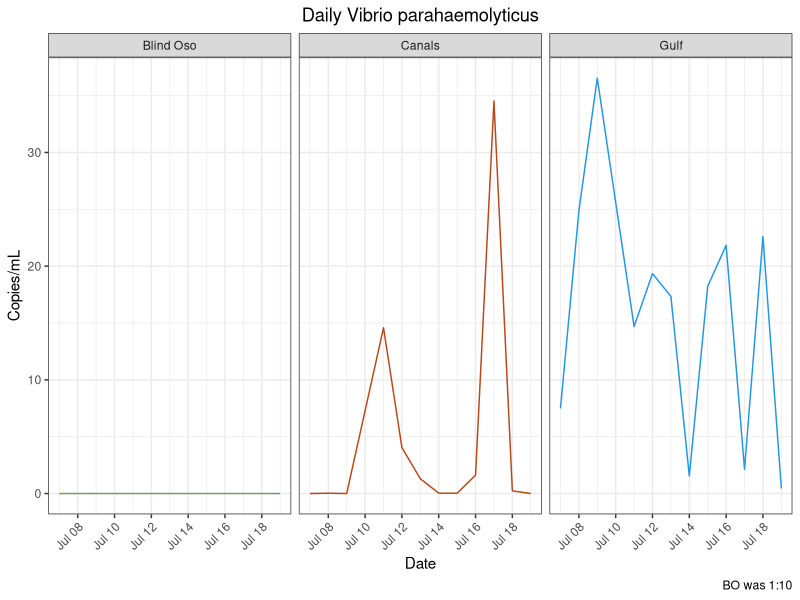
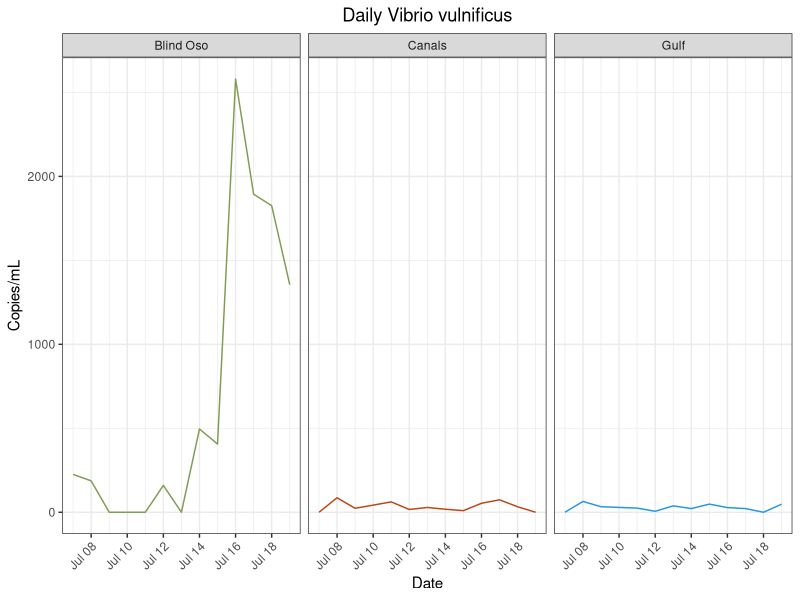
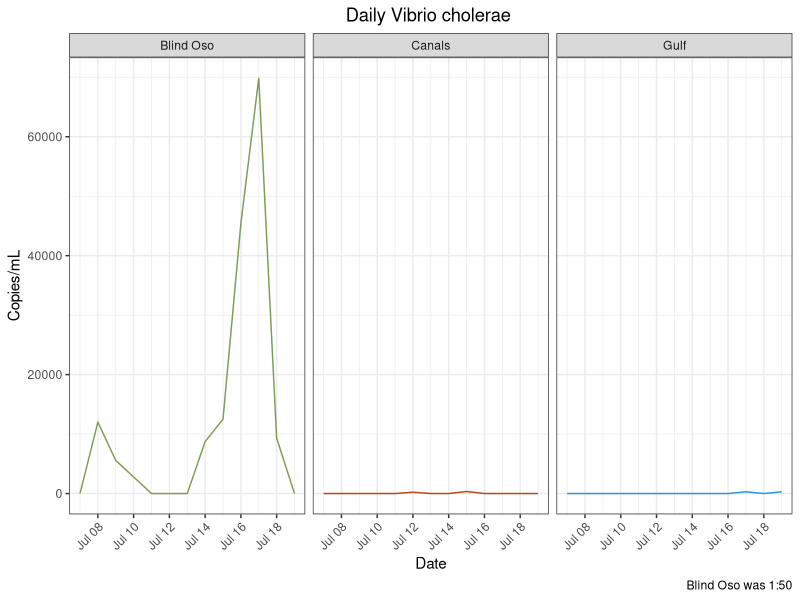
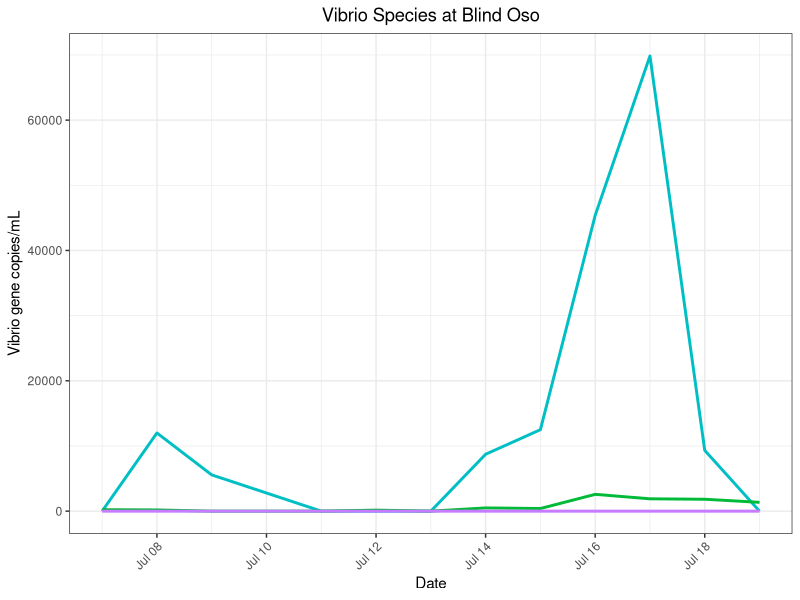
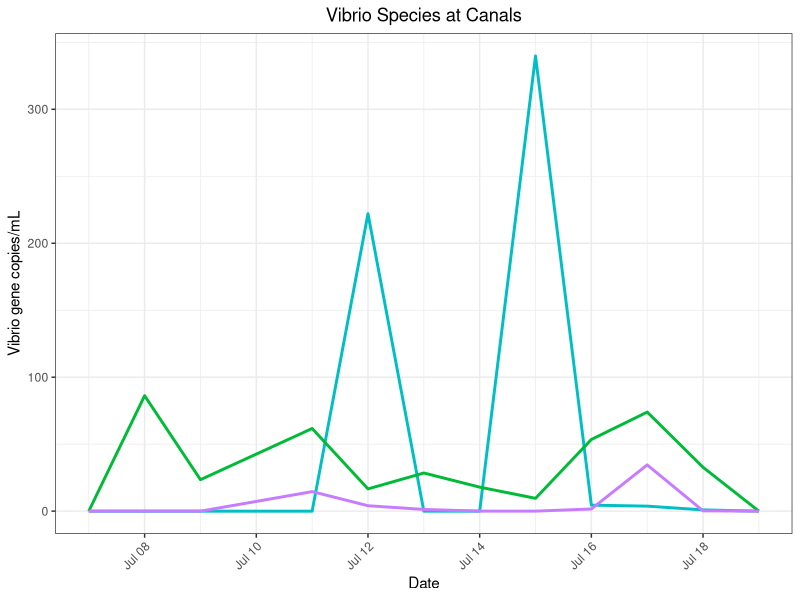
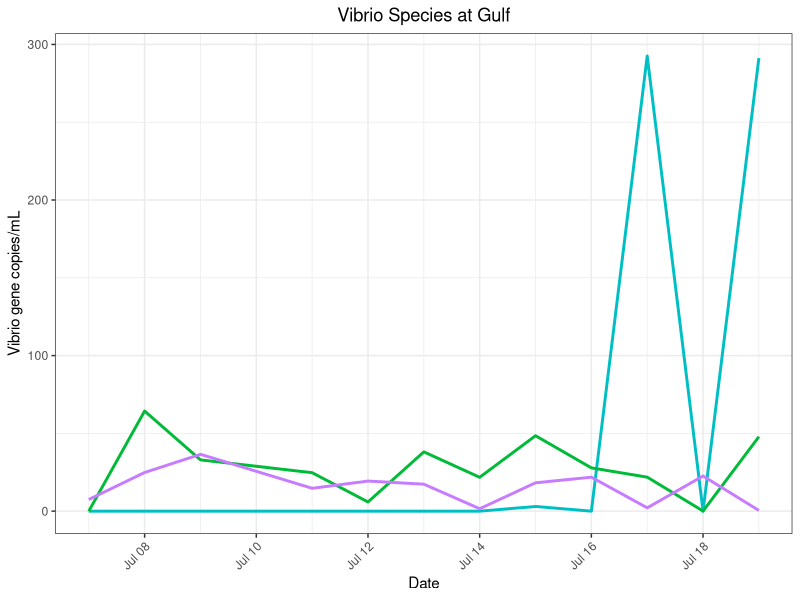
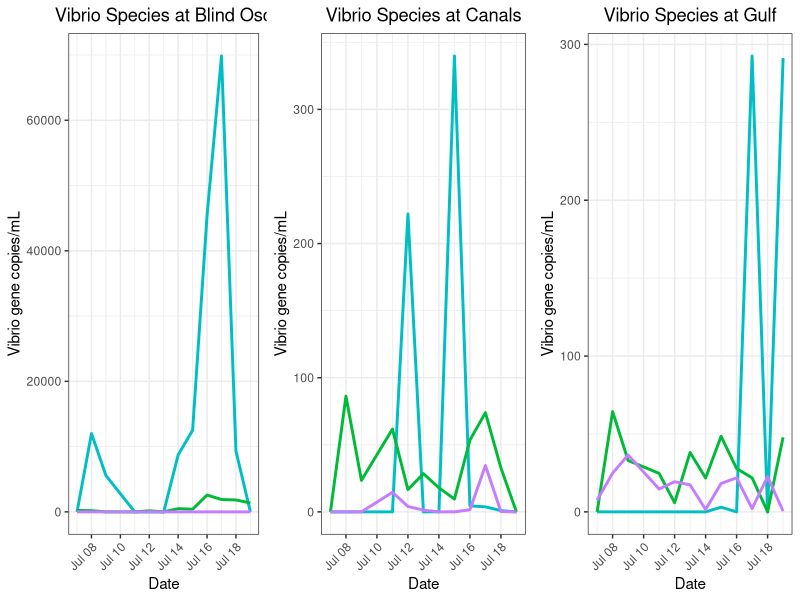
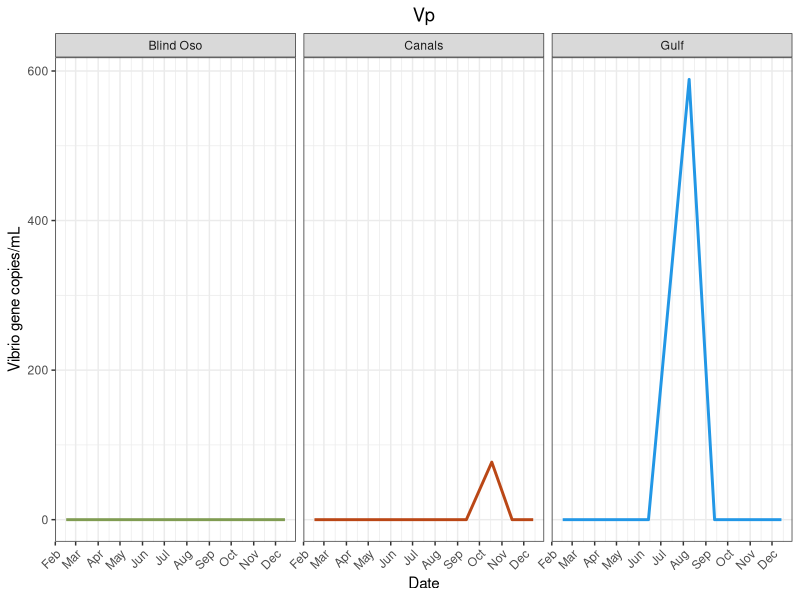

Here is the R script that generated these plots, in order:
## ---- chunk 1
library(here)
library(tidyverse)
library(lubridate)
library(ggpubr) #Stacking Plots
## ---- chunk 2
master<- read_csv(here("data", "processed_data","tx_master.csv"))
## ---- chunk 3
#png(file = here("results", "plots", "species_specific", "vp_daily.png"))
 master %>%
   filter(Type %in% "Daily") %>%
  ggplot() + geom_line(
    aes(x = date,
        y = Vp,
        color = site))+ 
  facet_wrap(~site)  +
  labs(x = "Date",
       y = "Copies/mL",
       title = "Daily Vibrio parahaemolyticus",
       caption = "BO was 1:10")+
  theme_bw()+
  theme(
    plot.title = element_text(hjust = 0.5),
    axis.text.x = element_text(hjust = 1, angle = 45),
    legend.position = "none")+
  scale_color_manual(values = c("Blind Oso" = "#809C52",
                                "Canals" = "#ba4716",
                                "Gulf" = "4c848c"))
# dev.off()

 ggsave(here("results", "plots", "qpcr", "vp_daily.png"))
## ---- chunk 4
#png(file = here("results", "plots", "species_specific", "vv_daily.png"))

 master %>%
   filter(Type %in% "Daily") %>%
  ggplot() + geom_line(
    aes(x = date,
        y = Vv,
        color = site))+ 
  facet_wrap(~site)  +
  labs(x = "Date",
       y = "Copies/mL",
       title = "Daily Vibrio vulnificus")+
  theme_bw()+
  theme(
    plot.title = element_text(hjust = 0.5),
    axis.text.x = element_text(hjust = 1, angle = 45),
    legend.position = "none")+ 
  scale_color_manual(values = c("Blind Oso" = "#809C52",
                                "Canals" = "#ba4716",
                                "Gulf" = "4c848c"))
#dev.off()

 ggsave(here("results", "plots","qpcr", "vv_daily.png"))
## ---- chunk 5
 master %>%
   filter(Type %in% "Daily") %>%
  ggplot() + geom_line(
    aes(x = date,
        y = Vc,
        color = site))+ 
  facet_wrap(~site)  +
  labs(x = "Date",
       y = "Copies/mL",
       title = "Daily Vibrio cholerae ",
       caption = "Blind Oso was 1:50")+
  theme_bw()+
  theme(
    plot.title = element_text(hjust = 0.5),
    axis.text.x = element_text(hjust = 1, angle = 45),
    legend.position = "none")+ 
  scale_color_manual(values = c("Blind Oso" = "#809C52", #5 replicates
                                "Canals" = "#ba4716",#3
                                "Gulf" = "4c848c"))#3

 ggsave(here("results", "plots", "qpcr","vc_daily.png"))
## ---- chunk 6
#png(file = here("results", "plots", "species_specific", "va_daily.png"))

#va %>%
 #filter(!site %in% "Blind Oso") %>%
  #ggplot() + geom_line(
  #  aes(x = date,
      #  y = copies_mL,
        #color = site))+ 
  #facet_wrap(~site)  +
 # labs(x = "Date",
      # title = "Daily Vibrio alginolyticus",
       #caption = "gyrB. Will Re-do with groEL")+
  #theme_bw()+
  #theme(
    #plot.title = element_text(hjust = 0.5),
    #axis.text.x = element_text(hjust = 1, angle = 45),
    #legend.position = "none")+ 
 # scale_color_manual(values = c("Blind Oso" = "#809C52",
                               # "Canals" = "#ba4716",
                                #"Gulf" = "4c848c"))
#dev.off()

 #ggsave(here("results", "plots", "va_daily.png"))
## ---- chunk 7
bo_spp<- 
  master %>%
  filter(Type %in% "Daily",
         site %in% "Blind Oso") %>%
  ggplot() +
  geom_line(
    aes(
      x = date,
      y = Vc),
      color = "#00BFC4",
    size = 1)+ 
  geom_line(
    aes(
      x = date,
      y = Vv),
      color = "#00BA38",
    size = 1)+ 
    geom_line(
    aes(
      x = date,
      y = Vp),
      color = "#C77CFF",
    size = 1)+ 
  theme_bw()+
     labs(title = "Vibrio Species at Blind Oso",
       x = "Date",
       y = "Vibrio gene copies/mL") +
  theme(axis.text.x = element_text(hjust = 1, angle = 45),
        plot.title = element_text(hjust = 0.5)) 

bo_spp

#dev.off()
 ggsave(here("results", "plots", "qpcr","bo_all_daily.png"))
## ---- chunk 8
c2_spp<-
  master %>%
  filter(Type %in% "Daily",
         site %in% "Canals") %>%
  ggplot() +
  geom_line(
    aes(
      x = date,
      y = Vc),
      color = "#00BFC4",
    size = 1)+ 
  geom_line(
    aes(
      x = date,
      y = Vv),
      color = "#00BA38",
    size = 1)+ 
    geom_line(
    aes(
      x = date,
      y = Vp),
      color = "#C77CFF",
    size = 1)+ 
  theme_bw()+
     labs(title = "Vibrio Species at Canals",
       x = "Date",
       y = "Vibrio gene copies/mL") +
  theme(axis.text.x = element_text(hjust = 1, angle = 45),
        plot.title = element_text(hjust = 0.5),
        legend.position = "none") 

c2_spp

 ggsave(here("results", "plots","qpcr", "c2_all_daily.png"))
## ---- chunk 9
rd_spp<-
  master %>%
  filter(Type %in% "Daily",
         site %in% "Gulf") %>%
  ggplot() +
  geom_line(
    aes(
      x = date,
      y = Vc),
      color = "#00BFC4",
    size = 1)+ 
  geom_line(
    aes(
      x = date,
      y = Vv),
      color = "#00BA38",
    size = 1)+ 
    geom_line(
    aes(
      x = date,
      y = Vp),
      color = "#C77CFF",
    size = 1)+ 
  theme_bw()+
     labs(title = "Vibrio Species at Gulf",
       x = "Date",
       y = "Vibrio gene copies/mL") +
  theme(axis.text.x = element_text(hjust = 1, angle = 45),
        plot.title = element_text(hjust = 0.5),
        legend.position = "none") 

rd_spp

 ggsave(here("results", "plots","qpcr", "rd_all_daily.png"))
## ---- chunk 10
all_spp<-
  ggarrange(bo_spp, c2_spp, rd_spp,
            nrow = 1,
            ncol = 3)
all_spp
## ---- chunk 11
#png(file = here("results", "plots", "species_specific", "vp_mon.png"))

  master %>%
  filter(Type %in% "Monthly") %>%
  ggplot() +
    geom_line(
    aes(
      x = date,
      y = Vp,
      color = site),
    size = 1)+ 
  theme_bw()+
     labs(title = "Vp",
       x = "Date",
       y = "Vibrio gene copies/mL") +
    facet_wrap(~site) +
  theme(axis.text.x = element_text(hjust = 1, angle = 45),
        plot.title = element_text(hjust = 0.5),
        legend.position = "none") +
  scale_color_manual(values = c("Blind Oso" = "#809C52",
                                "Canals" = "#ba4716",
                                "Gulf" = "4c848c"))+
  scale_x_date(date_breaks = "1 month", date_labels = "%b")

#dev.off()

 ggsave(here("results", "plots", "qpcr","vp_monthly.png"))
## ---- chunk 12
#png(file = here("results", "plots", "species_specific", "vv_mon.png"))
  master %>%
  filter(Type %in% "Monthly") %>%
  ggplot() +
    geom_line(
    aes(
      x = date,
      y = Vv,
      color = site),
    size = 1)+ 
  theme_bw()+
     labs(title = "Vv",
       x = "Date",
       y = "Vibrio gene copies/mL") +
    facet_wrap(~site) +
  theme(axis.text.x = element_text(hjust = 1, angle = 45),
        plot.title = element_text(hjust = 0.5),
        legend.position = "none") +
  scale_color_manual(values = c("Blind Oso" = "#809C52",
                                "Canals" = "#ba4716",
                                "Gulf" = "4c848c"))+
  scale_x_date(date_breaks = "1 month", date_labels = "%b")
#dev.off()

  ggsave(here("results", "plots", "qpcr","vv_monthly.png"))
## ---- chunk 13
#png(file = here("results", "plots", "species_specific", "vc_mon.png"))
  master %>%
  filter(Type %in% "Monthly") %>%
  ggplot() +
    geom_line(
    aes(
      x = date,
      y = Vc,
      color = site),
    size = 1)+ 
  theme_bw()+
     labs(title = "Vc",
       x = "Date",
       y = "Vibrio gene copies/mL") +
    facet_wrap(~site) +
  theme(axis.text.x = element_text(hjust = 1, angle = 45),
        plot.title = element_text(hjust = 0.5),
        legend.position = "none") +
  scale_color_manual(values = c("Blind Oso" = "#809C52",
                                "Canals" = "#ba4716",
                                "Gulf" = "4c848c"))+
  scale_x_date(date_breaks = "1 month", date_labels = "%b")
#dev.off()

 ggsave(here("results", "plots","qpcr", "vc_monthly.png"))
 
## ---- chunk 14
bo_spp_monthly<-
  master %>%
  filter(Type %in% "Monthly",
         site %in% "Blind Oso") %>%
  ggplot() +
  geom_line(
    aes(
      x = date,
      y = Vc),
      color = "#00BFC4",
    size = 1)+ 
  geom_line(
    aes(
      x = date,
      y = Vv),
      color = "#00BA38",
    size = 1)+ 
    geom_line(
    aes(
      x = date,
      y = Vp),
      color = "#C77CFF",
    size = 1)+ 
  theme_bw()+
     labs(title = "Vibrio Species at Blind Oso",
       x = "Date",
       y = "Vibrio gene copies/mL") +
  theme(axis.text.x = element_text(hjust = 1, angle = 45),
        plot.title = element_text(hjust = 0.5),
        legend.position = "none") 

bo_spp_monthly

#dev.off()
 ggsave(here("results", "plots","qpcr", "bo_all_monthly.png"))
## ---- chunk 15
c2_spp_monthly<-
  master %>%
  filter(Type %in% "Monthly",
         site %in% "Canals") %>%
  ggplot() +
  geom_line(
    aes(
      x = date,
      y = Vc),
      color = "#00BFC4",
    size = 1)+ 
  geom_line(
    aes(
      x = date,
      y = Vv),
      color = "#00BA38",
    size = 1)+ 
    geom_line(
    aes(
      x = date,
      y = Vp),
      color = "#C77CFF",
    size = 1)+ 
  theme_bw()+
     labs(title = "Vibrio Species at Canals",
       x = "Date",
       y = "Vibrio gene copies/mL") +
  theme(axis.text.x = element_text(hjust = 1, angle = 45),
        plot.title = element_text(hjust = 0.5),
        legend.position = "none") 

c2_spp_monthly

#dev.off()
 ggsave(here("results", "plots","qpcr", "c2_all_monthly.png"))
## ---- chunk 16
rd_spp_monthly<- 
  master %>%
  filter(Type %in% "Monthly",
         site %in% "Gulf") %>%
  ggplot() +
  geom_line(
    aes(
      x = date,
      y = Vc),
      color = "#00BFC4",
    size = 1)+ 
  geom_line(
    aes(
      x = date,
      y = Vv),
      color = "#00BA38",
    size = 1)+ 
    geom_line(
    aes(
      x = date,
      y = Vp),
      color = "#C77CFF",
    size = 1)+ 
  theme_bw()+
     labs(title = "Vibrio Species at Gulf",
       x = "Date",
       y = "Vibrio gene copies/mL") +
  theme(axis.text.x = element_text(hjust = 1, angle = 45),
        plot.title = element_text(hjust = 0.5),
        legend.position = "none") 

rd_spp_monthly

#dev.off()
 ggsave(here("results", "plots", "qpcr","rd_all_monthly.png"))
